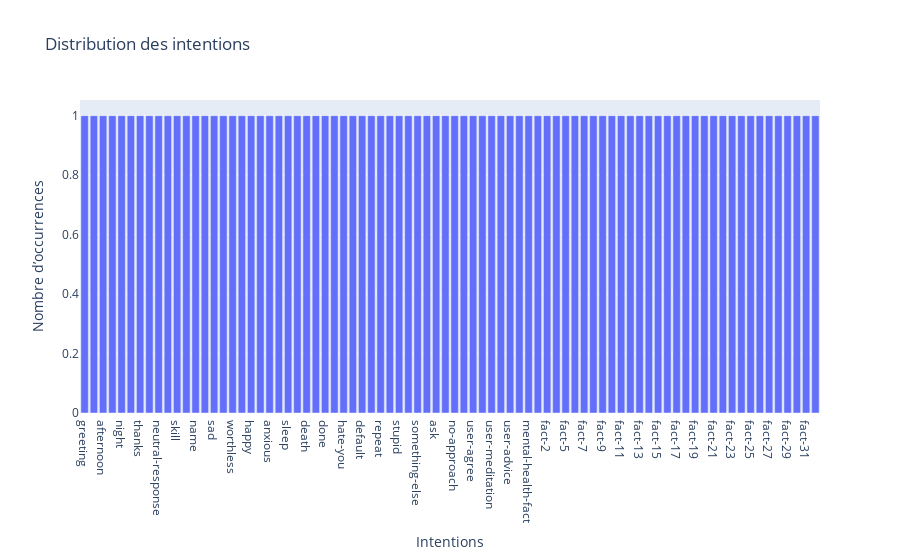

The notebook cell this image was saved under:
### Code cell
# ===== Visualisation en graphique de la distribution des intentions (tags) =====


# Compter le nombre d'occurrences de chaque tag
compte_intentions = df['tag'].value_counts()

# Création du graphique en barres
fig = go.Figure(data=[go.Bar(x=compte_intentions.index, y=compte_intentions.values)])

# Mise à jour des titres du graphique
fig.update_layout(
    title='Distribution des intentions',
    xaxis_title='Intentions',
    yaxis_title='Nombre d’occurrences'
)

# Affichage du graphique
fig.show()

### Figure 1 — Plotly figure (JSON) as saved in the notebook; plotly's stock layout.template omitted (floating-point values rounded to 4 significant figures)
{"data": [{"type": "bar", "x": ["greeting", "morning", "afternoon", "evening", "night", "goodbye", "thanks", "no-response", "neutral-response", "about", "skill", "creation", "name", "help", "sad", "stressed", "worthless", "depressed", "happy", "casual", "anxious", "not-talking", "sleep", "scared", "death", "understand", "done", "suicide", "hate-you", "hate-me", "default", "jokes", "repeat", "wrong", "stupid", "location", "something-else", "friends", "ask", "problem", "no-approach", "learn-more", "user-agree", "meditation", "user-meditation", "pandora-useful", "user-advice", "learn-mental-health", "mental-health-fact", "fact-1", "fact-2", "fact-3", "fact-5", "fact-6", "fact-7", "fact-8", "fact-9", "fact-10", "fact-11", "fact-12", "fact-13", "fact-14", "fact-15", "fact-16", "fact-17", "fact-18", "fact-19", "fact-20", "fact-21", "fact-22", "fact-23", "fact-24", "fact-25", "fact-26", "fact-27", "fact-28", "fact-29", "fact-30", "fact-31", "fact-32"], "y": [1, 1, 1, 1, 1, 1, 1, 1, 1, 1, 1, 1, 1, 1, 1, 1, 1, 1, 1, 1, 1, 1, 1, 1, 1, 1, 1, 1, 1, 1, 1, 1, 1, 1, 1, 1, 1, 1, 1, 1, 1, 1, 1, 1, 1, 1, 1, 1, 1, 1, 1, 1, 1, 1, 1, 1, 1, 1, 1, 1, 1, 1, 1, 1, 1, 1, 1, 1, 1, 1, 1, 1, 1, 1, 1, 1, 1, 1, 1, 1]}], "layout": {"title": {"text": "Distribution des intentions"}, "xaxis": {"title": {"text": "Intentions"}}, "yaxis": {"title": {"text": "Nombre d’occurrences"}}}}
